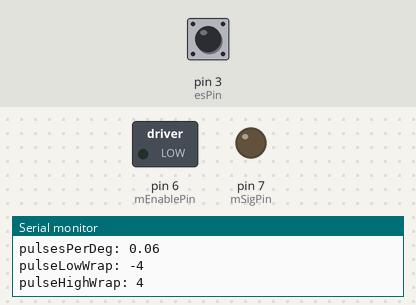
Recording of a sketch running on a simulated Arduino Uno, built with avr-gcc and run on an emulated ATmega328P. Parts: switched loads named in the sketch (green lamp = pin HIGH), output pins drawn as LEDs (lit = HIGH), the last lines printed to the serial monitor. The inputs (shaded band) are chosen by the test bench; at power-on: pin 3 (esPin) LOW.

Above: at 0.1 s.
At 1.2 s:
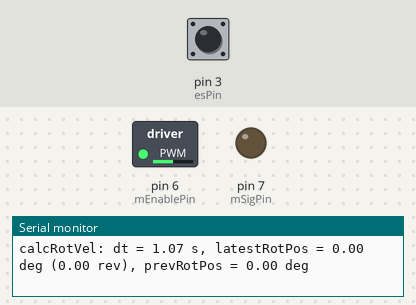
1.3 s: pin 3 (esPin) driven HIGH
2.9 s: pin 3 (esPin) pulsed LOW 2 times (0.12 s each, 0.3 s apart)
5.7 s: pin 3 (esPin) driven LOW
8.7 s: pin 3 (esPin) pulsed HIGH 5 times (0.12 s each, 0.3 s apart)
Timing chart, 0 to 11.7 s (numbered marks = the images above; inputs shaded):
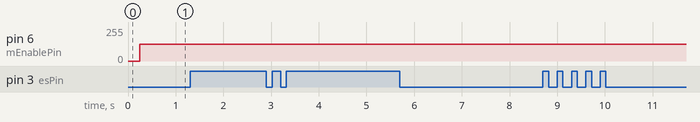

The sketch:

VelocityCalculationTest.ino
```cpp
/*
 * Test velocity calculation
 * by running motors at arbitrary voltage,
 * outputting computed velocity from encoders,
 * and manually timing rotations to check computation.
 * Measure in rotations per second,
 * b/c that's visually easiest to confirm
 */

//======Encoder======
const byte esPin = 3;

int pulsesPerRev = 20,
  maxPulses,
  minPulses;

double pulsesPerDeg,
  pubRotVel = 0.0, // [deg/s], PUBLISHER
  threshRotVel = 0.01, // [deg/s]
  prevRotPos; // [deg]

// values change in callback methods:
volatile long pulseCount,
  encoderRevs,
  prevPulseCount;

volatile double latestRotPos; // [deg]

//======Motor Driver======
const byte mEnablePin = 6,
  mSigPin = 7;

//======Mobile Platform======
double wheelDiam = 6.35,
  wheelBase = 18.0;

//======Circle======
double piApprox = 3.14159,
  rads = 57.2958; // radians to deg conversion

//======Controller======
int desMtrPwrPrcnt = 50,
  pubMtrCmd, // PUBLISHER
  outMin,
  outMax;

const int rollingPts = 2;

long pulseLowWrap,
  pulseHighWrap;

static unsigned long prevTime;

double prevPubRotVel[rollingPts] = {};

boolean forward = true;

void setup()
{
  initNode("VelocityCalculationTest");

  initVars();

  setParams();

  initSubscribers();

  initPublishers();

  /* "spin()" */

  prevRotPos = latestRotPos;

  prevTime = millis() / 1000.0;
}

void initNode(String id)
{
  Serial.begin(9600);

  while(!Serial);

  Serial.print("Starting ");
  Serial.print(id);
  Serial.println(".ino\n");
}

void initVars()
{
  desMtrPwrPrcnt = 50; // CHANGE: update thru desMtrPwrPrcntCallback(msg)

  pubMtrCmd = 0;

  pubRotVel = 0.0;

  prevRotPos = 0.0;

  latestRotPos = 0.0;

  prevTime = millis() / 1000.0;

  encoderRevs = 0;

  prevPulseCount = 0;
}

void setParams()
{
  outMin = 0;

  outMax = 255;

  computePulsesPerDeg();

  threshRotVel = 0.01;

  minPulses = - pulsesPerRev / 2;

  maxPulses = pulsesPerRev / 2;

  computePulseWraps();

  for(int i=0; i < rollingPts; i++)
    prevPubRotVel[i] = 0.0;

  latestRotPos = 0.0; // confusing b/c already set in initVars()
}

void computePulsesPerDeg()
{
  pulsesPerDeg = pulsesPerRev / 360.0;

  //pulsesPerMeter = (int) ( (double) pulsesPerRev
    // (piApprox * wheelDiam / 100.0 ) ); // [pulses/m] = (x [pulses/rev])/(\pi*d [m])

  Serial.print("pulsesPerDeg: ");
  Serial.println(pulsesPerDeg);
  Serial.println();
}

void computePulseWraps()
{
  pulseLowWrap = ( maxPulses - minPulses ) * 0.3 + minPulses;
  pulseHighWrap = ( maxPulses - minPulses ) * 0.7 + minPulses;

  Serial.print("pulseLowWrap: ");
  Serial.println(pulseLowWrap);
  Serial.print("pulseHighWrap: ");
  Serial.println(pulseHighWrap);
  Serial.println();
}

void initSubscribers()
{
  // pulse count
  attachInterrupt(digitalPinToInterrupt(esPin), encoderCallback, CHANGE);
}

void initPublishers()
{
  // motor command
  pinMode(mEnablePin, OUTPUT);
  pinMode(mSigPin, OUTPUT);

  // ADD: publish rotational (and later translational) velocity
}

void stopMoving()
{
  digitalWrite(mEnablePin, LOW);
}

/* "spinOnce()" */
void loop()
{
  calcRotVel();

  calcMtrCmd();

  analogWrite(mEnablePin, pubMtrCmd); // pubMotor.publish(motor)
}

void calcRotVel()
{
  double dt, // [s]
    curRotVel;

  dt = millis() / 1000.0 - prevTime; // [s]

  Serial.print("calcRotVel: dt = ");
  Serial.print(dt);
  Serial.print(" s, latestRotPos = ");
  Serial.print(latestRotPos);
  Serial.print(" deg (");
  Serial.print(convertDegToRev(latestRotPos));
  Serial.print(" rev), prevRotPos = ");
  Serial.print(prevRotPos);
  Serial.println(" deg");

  // we haven't received an updated wheel lately
  if(latestRotPos == prevRotPos)
  {
    curRotVel = 1 / ( pulsesPerDeg * dt ); // if we got a pulse right now, this would be the rot. velocity

    // if the velocity is < threshold, consider our velocity 0
    if(abs(curRotVel) < threshRotVel)
    {
      Serial.print("Below threshold: curRotVel=");
      Serial.print(curRotVel);
      Serial.println(" deg/s, pubRotVel = 0.0");

      calcRollingVel(0);
    }
    else
    {
      Serial.print("Above threshold: curRotVel = ");
      Serial.print(curRotVel);
      Serial.println(" deg/s");

      if(abs(curRotVel) < pubRotVel) // we know we're slower than what we're currently publishing as a velocity
      {
        Serial.println("curRotVel < pubRotVel");

        calcRollingVel(curRotVel);
      }
    }
  }
  else // we received a new pulse value
  {
    curRotVel = ( latestRotPos - prevRotPos ) / dt;

    Serial.print("Received New Pulse Value: curRotVel = ");
    Serial.print(curRotVel);
    Serial.println(" deg/s");

    calcRollingVel(curRotVel);

    Serial.print("*** Pulse Count Updated: pubRotVel = ");
    Serial.print(pubRotVel);
    Serial.println(" deg/s ***");

    prevRotPos = latestRotPos;

    prevTime = millis() / 1000.0; // [s]
  }
}

double convertDegToRev(double deg)
{
  return deg / 360.0;
}

void calcRollingVel(double val)
{
  for(int i=0; i < rollingPts; i++)
  {
    Serial.print("prevPubRotVel[");
    Serial.print(i);
    Serial.print("]: ");
    Serial.println(prevPubRotVel[i]);
  }

  for(int i=0; i < rollingPts - 1; i++)
  {
    prevPubRotVel[i] = prevPubRotVel[i + 1];

    Serial.print("Rolling Vel ");
    Serial.print(i);
    Serial.print(" (deg/s): ");
    Serial.println(prevPubRotVel[i]);
  }

  prevPubRotVel[rollingPts - 1] = val;

  Serial.print("Rolling Vel ");
  Serial.print(rollingPts - 1);
  Serial.print(" (deg/s): ");
  Serial.println(val);

  pubRotVel = getMean(prevPubRotVel);
}

double getMean(double vals[])
{
  double sum;

  for(int i=0; i < rollingPts; i++)
    sum += vals[i];

  return sum / (double) rollingPts;
}

void calcMtrCmd()
{
  pubMtrCmd = (int) ( 255.0 * ( desMtrPwrPrcnt / 100.0 ) ); // CHANGE: adjusted PID voltage

  if(pubMtrCmd > outMax)
    pubMtrCmd = outMax;

  if(pubMtrCmd < outMin)
    pubMtrCmd = outMin;

  Serial.print("pubRotVel (deg/s): ");
  Serial.print(pubRotVel);
  Serial.print(" desMtrPwrPrcnt (%): ");
  Serial.print(desMtrPwrPrcnt);
  Serial.print(" pubMtrCmd (0-255): ");
  Serial.println(pubMtrCmd);
  Serial.println();
}

//======Interrupt Service Routines======
void encoderCallback()
{
  determinePulseCount(); // increment if forward, decrement if backward // OLD: pulseCount++;

  // ADD: determine if delayMicroseconds() is needed for accurate reading
  determineEncoderRevs();

  latestRotPos = (double) ( pulseCount + encoderRevs
    * ( maxPulses - minPulses ) ) / pulsesPerDeg;

  prevPulseCount = pulseCount;
}

void determinePulseCount()
{
  if(forward)
    pulseCount++;

  else
    pulseCount--;
}

void determineEncoderRevs()
{
  if(pulseCount < pulseLowWrap && prevPulseCount > pulseHighWrap)
    encoderRevs++;

  if(pulseCount > pulseHighWrap && prevPulseCount < pulseLowWrap)
    encoderRevs--;
}

// desMtrPwrPrcntCallback
//void serialEvent()
//{
//  while (Serial.available())
//  {
//    // get the new byte:
//    char inChar = (char) Serial.read();
//
//    // add it to the inputString:
//    inputString += inChar;
//
//    // if the incoming character is a newline, set a flag so the main loop can
//    // do something about it:
//    if (inChar == '\n')
//      stringComplete = true;
//  }
//}
```
